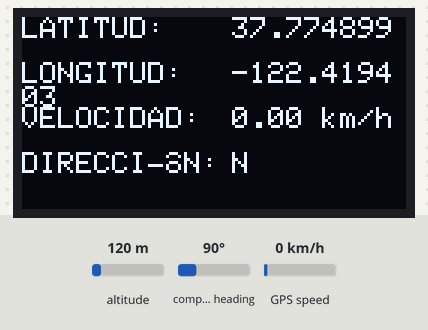
A sketch run on a simulated ESP32. Shown: 128×64 one-colour display. Inputs (shaded band) come from the test bench; at power-on: compass heading 90°, GPS speed 0 km/h, altitude 120 m. WiFi joins after 1.5 s; servers stay silent unless stated; the GPS gets a fix after 3 s at 37.7749, -122.4194 with 8 satellites; what the sketch prints to the serial monitor is not drawn.

Above: at 4.4 s.
4.5 s: compass heading set to 7°
At 5.5 s:
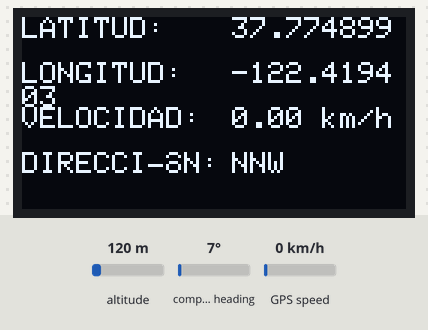
6.3 s: compass heading set to 269°
At 8.0 s:
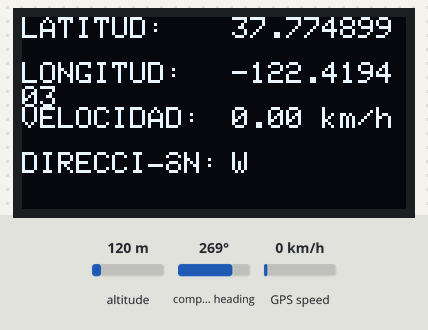
8.3 s: compass heading set to 6°
At 9.9 s:
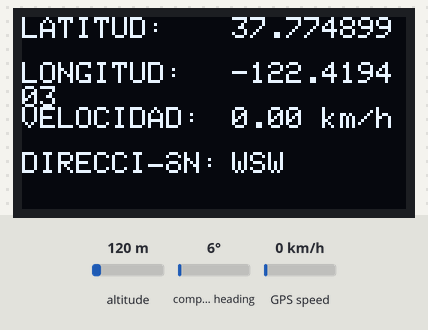
10.3 s: compass heading set to 14°
At 11.5 s:
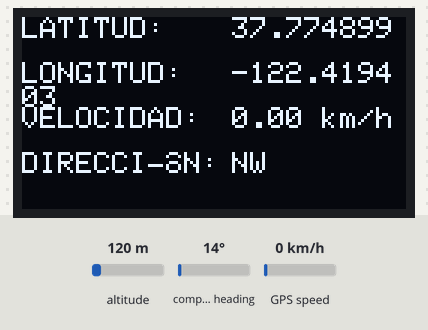
12.3 s: compass heading set to 90°
At 14.0 s:
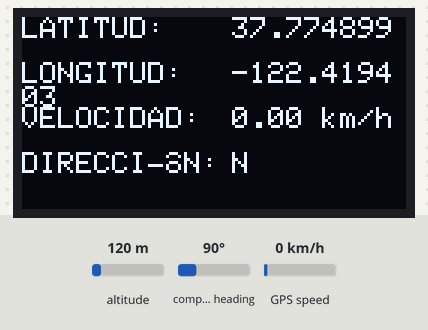
14.3 s: GPS speed set to 2 km/h
Timing chart, 0 to 17.3 s (numbered marks = the images above; inputs shaded):
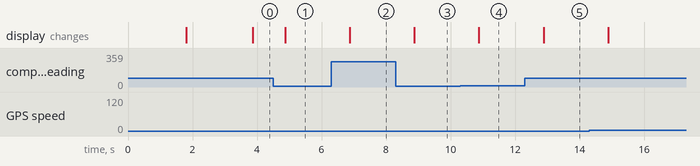

Measured:
- after the input at 4.5 s, the display: changes after 0.37 s (image 1)
- after the input at 6.3 s, the display: changes after 0.58 s (image 2)
- after the input at 8.3 s, the display: changes after 0.58 s (image 3)
- after the input at 10.3 s, the display: changes after 0.58 s (image 4)
- after the input at 12.3 s, the display: changes after 0.58 s (image 5)

The sketch:

codigo_unificado_gps.ino
```cpp
#include <Wire.h>
#include <Adafruit_SSD1306.h>
#include <TinyGPS++.h>
#include <SoftwareSerial.h>
#define BLYNK_PRINT Serial
#include <WiFi.h>
#include <WiFiClient.h>
#include <BlynkSimpleEsp32.h>

static const int RXPin = 4, TXPin = 5;   // GPIO 4=D2(conectar Tx del GPS) y GPIO 5=D1(conectar Rx del GPS)
static const uint32_t GPSBaud = 9600; //si la velocidad de baudios de 9600 no funciona en tu caso, usa 4800

TinyGPSPlus gps;      // El objeto TinyGPS++
WidgetMap myMap(V0);  // V0 para el pin virtual del widget de mapa

SoftwareSerial mygps(RXPin, TXPin);  // Conexión serie al dispositivo GPS

Adafruit_SSD1306 display(128, 64, &Wire, -1); // Ancho de la pantalla OLED, Alto de la pantalla OLED

char auth[] = "********************";            // Token de autenticación de Blynk
char ssid[] = "********************";            // SSID de la red WiFi
char pass[] = "********************";            // Contraseña de la red WiFi

BlynkTimer timer;

float latitude;     // Almacena la latitud
float longitude;    // Almacena la longitud
float velocity;     // Variable para almacenar la velocidad
float sats;         // Variable para almacenar el número de satélites
String bearing;     // Variable para almacenar la orientación o dirección del GPS

unsigned int move_index = 1;       // Ubicación fija por ahora

void setup()
{
  Serial.begin(115200);
  Serial.println();
  mygps.begin(GPSBaud);
  Blynk.begin(auth, ssid, pass);
  timer.setInterval(5000L, checkGPS); // cada 5 segundos verifica si el GPS está conectado, solo es necesario hacerlo una vez

  if (!display.begin(SSD1306_SWITCHCAPVCC, 0x3C)) {
    Serial.println(F("Fallo en la asignación de SSD1306"));
    while (1);
  }
}

void checkGPS()
{
  if (gps.charsProcessed() < 10)
  {
    Serial.println(F("No se detecta GPS: verifica la conexión."));
    Blynk.virtualWrite(V3, "ERROR DE GPS");  // Widget de valor en V3 si no se detecta el GPS
  }
}

void loop()
{
  while (mygps.available() > 0)
  {
    // el boceto muestra información cada vez que una nueva sentencia se codifica correctamente.
    if (gps.encode(mygps.read()))
      displayInfo();
  }
  Blynk.run();
  timer.run();
}

void displayInfo()
{
  if (gps.location.isValid())
  {
    sats = gps.satellites.value();       // obtiene el número de satélites
    latitude = (gps.location.lat());     // almacena la latitud y longitud
    longitude = (gps.location.lng());
    velocity = gps.speed.kmph();         // obtiene la velocidad
    bearing = TinyGPSPlus::cardinal(gps.course.value());     // obtiene la dirección

    Serial.print("SATÉLITES:  ");
    Serial.println(sats);  // muestra el número de satélites
    Serial.print("LATITUD:  ");
    Serial.println(latitude, 6);  // muestra la latitud con 6 decimales
    Serial.print("LONGITUD: ");
    Serial.println(longitude, 6);
    Serial.print("VELOCIDAD: ");
    Serial.print(velocity);
    Serial.println("km/h");
    Serial.print("DIRECCIÓN: ");
    Serial.println(bearing);

    Blynk.virtualWrite(V1, String(latitude, 6));
    Blynk.virtualWrite(V2, String(longitude, 6));
    Blynk.virtualWrite(V3, sats);
    Blynk.virtualWrite(V4, velocity);
    Blynk.virtualWrite(V5, bearing);
    myMap.location(move_index, latitude, longitude, "GPS_Location");

    display.clearDisplay();
    display.setTextColor(SSD1306_WHITE);

    display.setTextSize(1);
    display.setCursor(0, 0);
    display.print("LATITUD: ");
    display.setCursor(70, 0);
    display.print(latitude, 6);

    display.setTextSize(1);
    display.setCursor(0, 15);
    display.print("LONGITUD: ");
    display.setCursor(70, 15);
    display.print(longitude, 6);

    display.setTextSize(1);
    display.setCursor(0, 30);
    display.print("VELOCIDAD: ");
    display.setCursor(70, 30);
    display.print(velocity);
    display.print(" km/h");

    display.setTextSize(1);
    display.setCursor(0, 45);
    display.print("DIRECCIÓN: ");
    display.setCursor(70, 45);
    display.print(bearing);

    display.display();
  }
}
```
